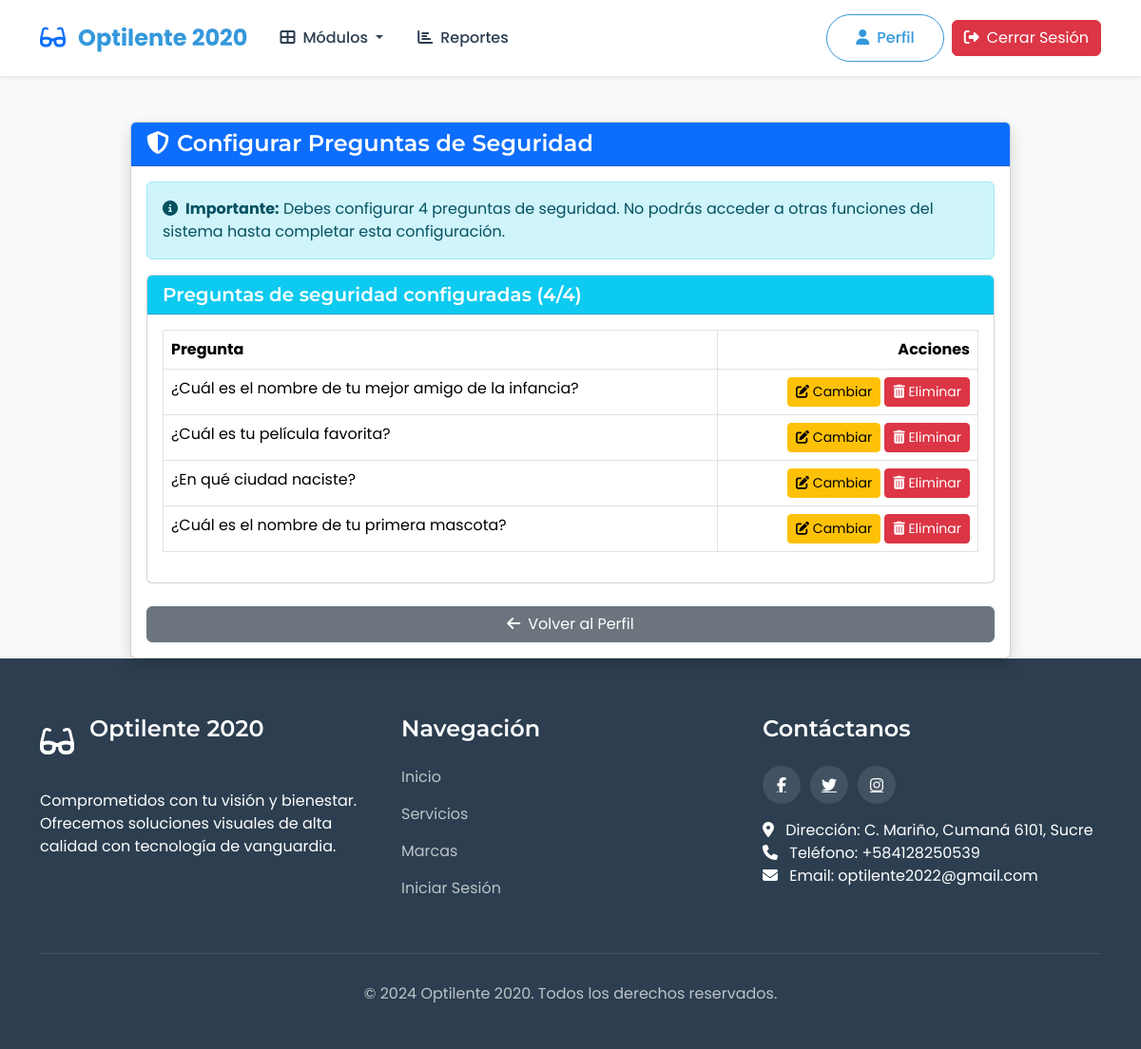
Screenshot of /configurar_seguridad.php (signed in) with the database file from the repository.
### tables this page shows
CREATE TABLE `preguntas_seguridad` (
  `id_pregunta` int NOT NULL,
  `id_empleado` int NOT NULL,
  `pregunta` varchar(255) NOT NULL,
  `respuesta` varchar(255) NOT NULL
);

### configurar_seguridad.php (the view, shortened to what this page needs)
<?php
$con = connection();
$id_empleado = $_SESSION['id_empleado'];
$sql = "SELECT * FROM preguntas_seguridad WHERE id_empleado = ?";
$stmt = $con->prepare($sql);
$stmt->bind_param("i", $id_empleado);
$stmt->execute();
$result = $stmt->get_result();
$preguntas_actuales = [];
while ($row = $result->fetch_assoc()) {
    $preguntas_actuales[] = $row;
}
$tiene_preguntas = count($preguntas_actuales) > 0;
$num_preguntas = count($preguntas_actuales);
$preguntas_disponibles = [
    '¿Cuál es el nombre de tu primera mascota?',
    '¿En qué ciudad naciste?',
    '¿Cuál es tu color favorito?',
    '¿Cuál fue el nombre de tu primer colegio?',
    '¿Cuál es el segundo nombre de tu madre?',
    '¿Cuál es tu comida favorita?',
    '¿Cuál es el nombre de tu mejor amigo de la infancia?',
    '¿Cuál fue tu primer trabajo?',
    '¿Cuál es el nombre de la calle donde creciste?',
    '¿Cuál es tu película favorita?'
];
?>
<!DOCTYPE html>
<html lang="es">
<head>
    <link href="https://cdn.jsdelivr.net/npm/bootstrap@5.3.2/dist/css/bootstrap.min.css" rel="stylesheet">
    <link rel="stylesheet" href="https://cdnjs.cloudflare.com/ajax/libs/font-awesome/6.4.2/css/all.min.css">
    <link rel="stylesheet" href="./css/styles.css">
</head>
<body>
    <header>
        <?php
            if (isset($_SESSION['id_empleado']) && isset($_SESSION['usuario'])){
                $sql_rol = "SELECT cargo FROM empleados WHERE id_empleado = ?";
                $stmt_rol = $con->prepare($sql_rol);
                $stmt_rol->bind_param("i", $id_empleado);
                $stmt_rol->execute();
                $result_rol = $stmt_rol->get_result();
                $row_rol = $result_rol->fetch_assoc();
                $role = $row_rol['cargo'];
                if ($role == 'gerente'){
                    include "./inc/navbarLogginGerente.php";
                }
                elseif($role == 'empleado'){
                    include "./inc/navbarLoggin.php";
                }
            }else{
                include "./inc/navbar.php";
            }
        ?>
    </header>
    <div class="container mt-5">
        <div class="row justify-content-center">
            <div class="col-md-10">
                <div class="card shadow">
                    <div class="card-header bg-primary text-white">
                        <h4 class="mb-0"><i class="fas fa-shield-alt me-2"></i>Configurar Preguntas de Seguridad</h4>
                    </div>
                    <div class="card-body">
                        <div class="alert alert-info">
                            <p class="mb-0">
                                <strong><i class="fas fa-info-circle me-2"></i>Importante:</strong>
                                Debes configurar 4 preguntas de seguridad. No podrás acceder a otras funciones del sistema hasta completar esta configuración.
                            </p>
                        </div>
                        <?php if ($tiene_preguntas): ?>
                        <div class="card mb-4">
                            <div class="card-header bg-info text-white">
                                <h5 class="mb-0">Preguntas de seguridad configuradas (<?php echo $num_preguntas; ?>/4)</h5>
                            </div>
                            <div class="card-body">
                                <div class="table-responsive">
                                    <table class="table table-hover">
                                        <thead>
                                            <tr>
                                                <th>Pregunta</th>
                                                <th class="text-end">Acciones</th>
                                            </tr>
                                        </thead>
                                        <tbody>
                                            <?php foreach ($preguntas_actuales as $pregunta): ?>
                                            <tr>
                                                <td><?php echo htmlspecialchars($pregunta['pregunta']); ?></td>
                                                <td class="text-end">
                                                    <button type="button" class="btn btn-sm btn-warning" data-bs-toggle="modal" data-bs-target="#cambiarPregunta<?php echo $pregunta['id_pregunta']; ?>">
                                                        <i class="fas fa-edit"></i> Cambiar
                                                    </button>
                                                    <form method="POST" action="" class="d-inline">
                                                        <button type="submit" name="eliminar_pregunta" class="btn btn-sm btn-danger" onclick="return confirm('¿Estás seguro de eliminar esta pregunta de seguridad?');">
                                                            <i class="fas fa-trash-alt"></i> Eliminar
                                                        </button>
                                                    </form>
                                                </td>
                                            </tr>
                                            <?php endforeach; ?>
                                        </tbody>
                                    </table>
                                </div>
                            </div>
                        </div>
                        <?php endif; ?>
                        <?php if ($num_preguntas < 4): ?>
                        <div class="card">
                            <div class="card-header bg-primary text-white">
                                <h5 class="mb-0">Añadir Pregunta de Seguridad <?php echo $num_preguntas + 1; ?>/4</h5>
                            </div>
                            <div class="card-body">
                                <form method="POST" action="">
                                    <div class="mb-3">
                                        <label for="pregunta" class="form-label">Pregunta de Seguridad</label>
                                        <select class="form-select" id="pregunta" name="pregunta" required>
                                            <option value="" disabled selected>Selecciona una pregunta</option>
                                            <?php
                                            $preguntas_seleccionadas = array_column($preguntas_actuales, 'pregunta');
                                            foreach ($preguntas_disponibles as $pregunta_disponible):
                                                if (!in_array($pregunta_disponible, $preguntas_seleccionadas)):
                                            ?>
                                            <option value="<?php echo htmlspecialchars($pregunta_disponible); ?>"><?php echo htmlspecialchars($pregunta_disponible); ?></option>
                                            <?php
                                                endif;
                                            endforeach;
                                            ?>
                                        </select>
                                    </div>
                                    <div class="mb-4">
                                        <label for="respuesta" class="form-label">Respuesta</label>
                                        <input type="text" class="form-control" id="respuesta" name="respuesta" required>
                                        <div class="form-text">La respuesta no distingue entre mayúsculas y minúsculas.</div>
                                    </div>
                                    <div class="d-grid">
                                        <button type="submit" class="btn btn-primary">
                                            <i class="fas fa-plus-circle me-2"></i>Añadir Pregunta de Seguridad
                                        </button>
                                    </div>
                                </form>
                            </div>
                        </div>
                        <?php else: ?>
                        <div class="d-grid mt-4">
                            <a href="perfil.php" class="btn btn-secondary">
                                <i class="fas fa-arrow-left me-2"></i>Volver al Perfil
                            </a>
                        </div>
                        <?php endif; ?>
                    </div>
                </div>
            </div>
        </div>
    </div>
    <?php include "./inc/footer.php"; ?>
</body>
</html>

### css/styles.css (style rules this page uses)
:root { --primary-color: #3498db; --secondary-color: #2c3e50; --accent-color: #e74c3c; --light-color: #ecf0f1; --dark-color: #2c3e50; --text-color: #333; --text-light: #7f8c8d; }
body { font-family: 'Poppins', sans-serif; color: var(--text-color); overflow-x: hidden; background-color: #f8f9fa; margin: 0; padding: 0; height: 100%; width: 100%; }
html { height: 100%; width: 100%; scroll-behavior: smooth; }
h1, h2, h3, h4, h5, h6 { font-family: 'Montserrat', sans-serif; font-weight: 600; }
table { width: 100%; border-collapse: collapse; }
table, th, td { border: 1px solid #dee2e6; padding: 10px; text-align: left; }
th { background-color: var(--dark-color); color: white; }

### rows the page displays
preguntas_seguridad: pregunta "¿Cuál es el nombre de tu mejor amigo de la infancia?"
preguntas_seguridad: pregunta "¿Cuál es tu película favorita?"
preguntas_seguridad: pregunta "¿En qué ciudad naciste?"
preguntas_seguridad: pregunta "¿Cuál es el nombre de tu primera mascota?"

### other values shown
$num_preguntas "4"
